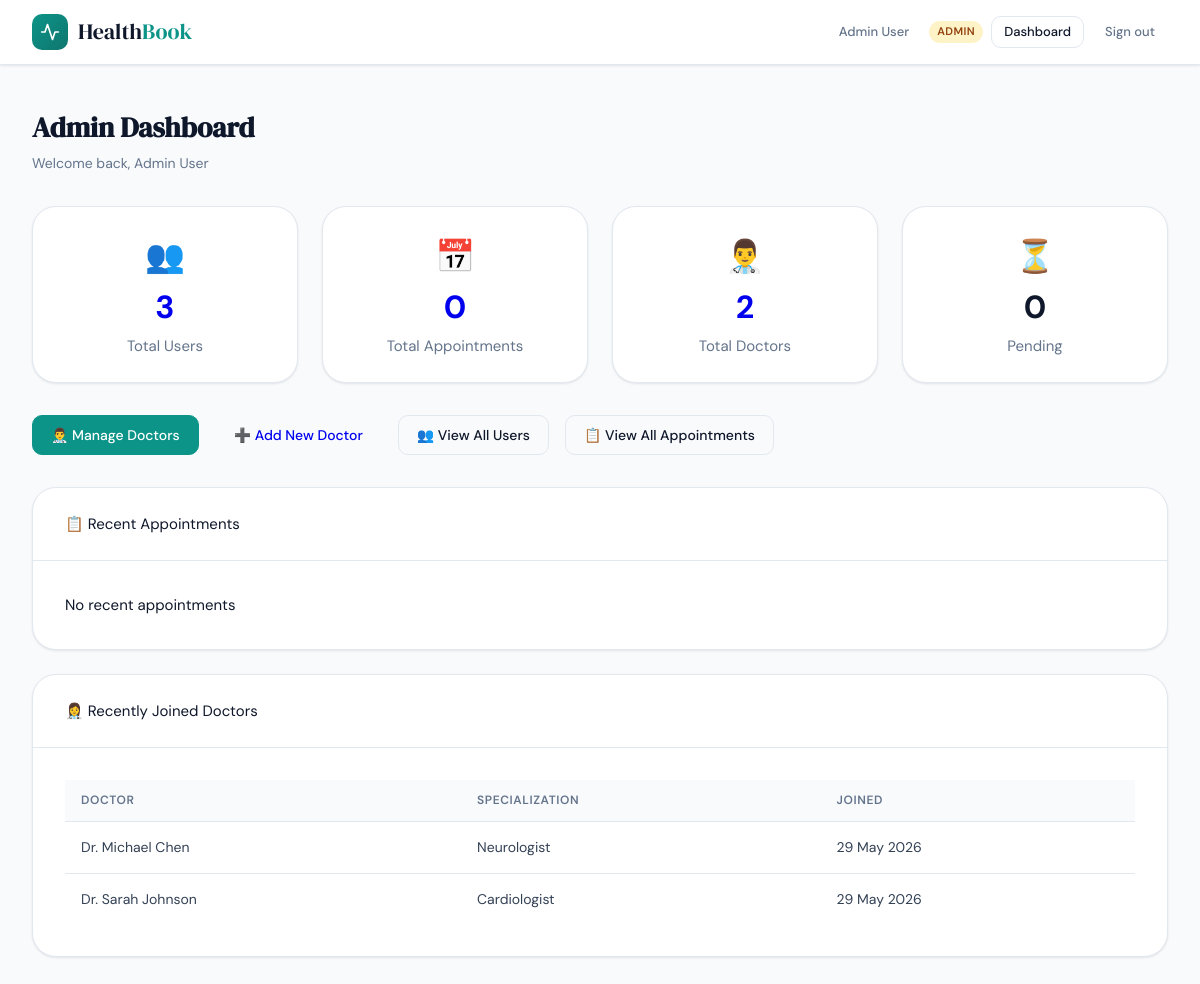
The app's page /admin/dashboard (signed in), older data.
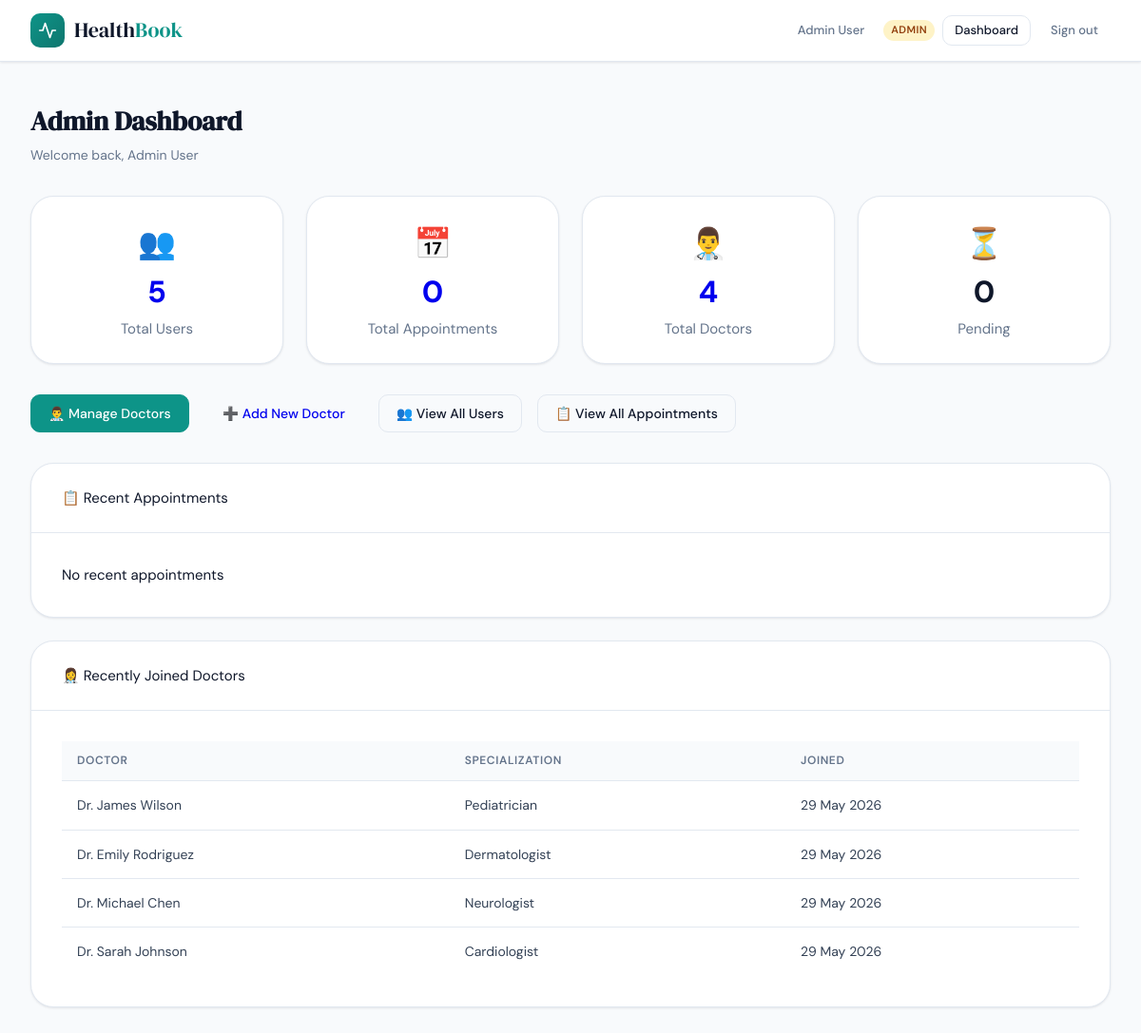
The same page, newer data.
### run.py (models this page shows, shortened)
class User(db.Model):
    __tablename__ = 'users'
    id = db.Column(db.Integer, primary_key=True)
    name = db.Column(db.String(80), nullable=False)
    email = db.Column(db.String(120), unique=True, nullable=False)
    password_hash = db.Column(db.String(200), nullable=False)
    role = db.Column(db.String(20), default='patient')
    phone = db.Column(db.String(20))
    created_at = db.Column(db.DateTime, default=datetime.utcnow)
    @property
    def is_authenticated(self):
        return True

class Specialization(db.Model):
    __tablename__ = 'specializations'
    id = db.Column(db.Integer, primary_key=True)
    name = db.Column(db.String(100), unique=True, nullable=False)

### run.py (the view, shortened to what this page needs)
@app.route('/admin/dashboard')
@login_required
def admin_dashboard():
    if current_user.role != 'admin':
        flash('Access denied', 'danger')
        return redirect(url_for('index'))
    total_users = User.query.count()
    total_appointments = Appointment.query.count()
    total_doctors = Doctor.query.count()
    pending_appointments = Appointment.query.filter_by(status='pending').count()
    recent_appointments = []
    appointments = Appointment.query.order_by(Appointment.created_at.desc()).limit(5).all()
    recent_doctors = []
    doctors = Doctor.query.order_by(Doctor.id.desc()).limit(5).all()
    for doc in doctors:
        recent_doctors.append({
            'name': doc.user.name if doc.user else 'Unknown',
            'specialization': doc.specialization.name if doc.specialization else 'General',
            'joined_date': doc.user.created_at.strftime('%d %b %Y') if doc.user and doc.user.created_at else 'N/A'
        })
    return render_template('dashboard.html',
                         total_users=total_users,
                         total_appointments=total_appointments,
                         total_doctors=total_doctors,
                         pending_appointments=pending_appointments,
                         recent_appointments=recent_appointments,
                         recent_doctors=recent_doctors,
                         new_users_last_30d=0,
                         active_doctors=Doctor.query.filter_by(is_available=True).count(),
                         completion_rate=85)

### run.py (called while the page is built)
@login_manager.user_loader
def load_user(user_id):
    return User.query.get(int(user_id))

### templates/dashboard.html
{% extends "base.html" %}
{% block content %}
<div class="page">
  <div class="page-head">
    <div>
      <h1 class="page-title">Admin Dashboard</h1>
      <p class="page-subtitle">Welcome back, {{ current_user.name if current_user else 'Admin' }}</p>
    </div>
  </div>
  <div style="display: grid; grid-template-columns: repeat(4, 1fr); gap: 1.5rem; margin-bottom: 2rem;">
    <a href="/admin/users" class="card" style="text-decoration: none; display: block; text-align: center; padding: 1.5rem;">
      <div style="font-size: 2rem;">👥</div>
      <div style="font-size: 2rem; font-weight: bold;">{{ total_users|default(0) }}</div>
      <div style="color: var(--muted);">Total Users</div>
    </a>
    <a href="/admin/appointments" class="card" style="text-decoration: none; display: block; text-align: center; padding: 1.5rem;">
      <div style="font-size: 2rem;">📅</div>
      <div style="font-size: 2rem; font-weight: bold;">{{ total_appointments|default(0) }}</div>
      <div style="color: var(--muted);">Total Appointments</div>
    </a>
    <a href="/admin/doctors" class="card" style="text-decoration: none; display: block; text-align: center; padding: 1.5rem;">
      <div style="font-size: 2rem;">👨‍⚕️</div>
      <div style="font-size: 2rem; font-weight: bold;">{{ total_doctors|default(0) }}</div>
      <div style="color: var(--muted);">Total Doctors</div>
    </a>
    <div class="card" style="text-align: center; padding: 1.5rem;">
      <div style="font-size: 2rem;">⏳</div>
      <div style="font-size: 2rem; font-weight: bold;">{{ pending_appointments|default(0) }}</div>
      <div style="color: var(--muted);">Pending</div>
    </div>
  </div>
  <div style="display: flex; gap: 1rem; margin-bottom: 2rem; flex-wrap: wrap;">
    <a href="/admin/doctors" class="btn btn-primary">👨‍⚕️ Manage Doctors</a>
    <a href="/admin/doctors/add" class="btn btn-success">➕ Add New Doctor</a>
    <a href="/admin/users" class="btn btn-outline">👥 View All Users</a>
    <a href="/admin/appointments" class="btn btn-outline">📋 View All Appointments</a>
  </div>
  <div class="card" style="margin-bottom: 1.5rem;">
    <div class="card-header">📋 Recent Appointments</div>
    <div class="card-body">
      {% if recent_appointments %}
        <div class="table-wrap">
          <table class="table">
            <thead><tr><th>Patient</th><th>Doctor</th><th>Date</th><th>Status</th></tr></thead>
            <tbody>
              {% for apt in recent_appointments %}
              <tr>
                <td>{{ apt.patient_name }}</td>
                <td>Dr. {{ apt.doctor_name }}</td>
                <td>{{ apt.date }}</td>
                <td><span class="badge badge-{{ apt.status }}">{{ apt.status }}</span></td>
              </tr>
              {% endfor %}
            </tbody>
          </table>
        </div>
      {% else %}
        <p>No recent appointments</p>
      {% endif %}
    </div>
  </div>
  <div class="card">
    <div class="card-header">👩‍⚕️ Recently Joined Doctors</div>
    <div class="card-body">
      {% if recent_doctors %}
        <div class="table-wrap">
          <table class="table">
            <thead><tr><th>Doctor</th><th>Specialization</th><th>Joined</th></tr></thead>
            <tbody>
              {% for doc in recent_doctors %}
              <tr>
                <td>Dr. {{ doc.name }}</td>
                <td>{{ doc.specialization }}</td>
                <td>{{ doc.joined_date }}</td>
              </tr>
              {% endfor %}
            </tbody>
          </table>
        </div>
      {% else %}
        <p>No doctors added yet</p>
      {% endif %}
    </div>
  </div>
</div>
{% endblock %}

Row changes from the older to the newer data that the page shows:
added User: name "James Wilson"
now on this page (row unchanged): Specialization: specialization "Pediatrician"
added User: name "Emily Rodriguez"
now on this page (row unchanged): Specialization: specialization "Dermatologist"
Text that changed along with them:
{{ total_users|default(0) }}: "3" → "5"
{{ total_doctors|default(0) }}: "2" → "4"
new list line: "Dr. 29 May 2026"
